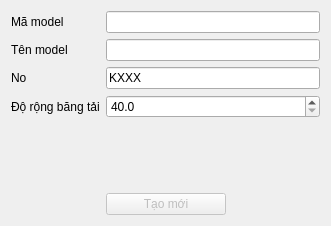
<?xml version="1.0" encoding="UTF-8"?>
<ui version="4.0">
 <class>NewModelDialog</class>
 <widget class="QDialog" name="NewModelDialog">
  <property name="geometry">
   <rect>
    <x>0</x>
    <y>0</y>
    <width>331</width>
    <height>226</height>
   </rect>
  </property>
  <property name="windowTitle">
   <string>Tạo model</string>
  </property>
  <layout class="QGridLayout" name="gridLayout_2">
   <item row="5" column="0" colspan="2">
    <layout class="QHBoxLayout" name="horizontalLayout">
     <item>
      <spacer name="horizontalSpacer">
       <property name="orientation">
        <enum>Qt::Horizontal</enum>
       </property>
       <property name="sizeHint" stdset="0">
        <size>
         <width>40</width>
         <height>20</height>
        </size>
       </property>
      </spacer>
     </item>
     <item>
      <widget class="QPushButton" name="btnCreate">
       <property name="enabled">
        <bool>false</bool>
       </property>
       <property name="minimumSize">
        <size>
         <width>120</width>
         <height>0</height>
        </size>
       </property>
       <property name="text">
        <string>Tạo mới</string>
       </property>
      </widget>
     </item>
     <item>
      <spacer name="horizontalSpacer_2">
       <property name="orientation">
        <enum>Qt::Horizontal</enum>
       </property>
       <property name="sizeHint" stdset="0">
        <size>
         <width>40</width>
         <height>20</height>
        </size>
       </property>
      </spacer>
     </item>
    </layout>
   </item>
   <item row="1" column="0">
    <widget class="QLabel" name="label">
     <property name="text">
      <string>Tên model</string>
     </property>
    </widget>
   </item>
   <item row="1" column="1">
    <widget class="QLineEdit" name="txtModelName"/>
   </item>
   <item row="4" column="1">
    <spacer name="verticalSpacer">
     <property name="orientation">
      <enum>Qt::Vertical</enum>
     </property>
     <property name="sizeHint" stdset="0">
      <size>
       <width>20</width>
       <height>40</height>
      </size>
     </property>
    </spacer>
   </item>
   <item row="2" column="0">
    <widget class="QLabel" name="label_3">
     <property name="text">
      <string>No</string>
     </property>
    </widget>
   </item>
   <item row="0" column="0">
    <widget class="QLabel" name="label_2">
     <property name="text">
      <string>Mã model</string>
     </property>
    </widget>
   </item>
   <item row="3" column="0">
    <widget class="QLabel" name="label_4">
     <property name="text">
      <string>Độ rộng băng tải</string>
     </property>
    </widget>
   </item>
   <item row="0" column="1">
    <widget class="QLineEdit" name="txtModelCode"/>
   </item>
   <item row="2" column="1">
    <widget class="QLineEdit" name="txtModelNo">
     <property name="text">
      <string>KXXX</string>
     </property>
    </widget>
   </item>
   <item row="3" column="1">
    <widget class="QDoubleSpinBox" name="spxCvWidth">
     <property name="decimals">
      <number>1</number>
     </property>
     <property name="minimum">
      <double>40.000000000000000</double>
     </property>
     <property name="maximum">
      <double>300.000000000000000</double>
     </property>
     <property name="singleStep">
      <double>0.100000000000000</double>
     </property>
    </widget>
   </item>
  </layout>
 </widget>
 <resources/>
 <connections/>
</ui>
